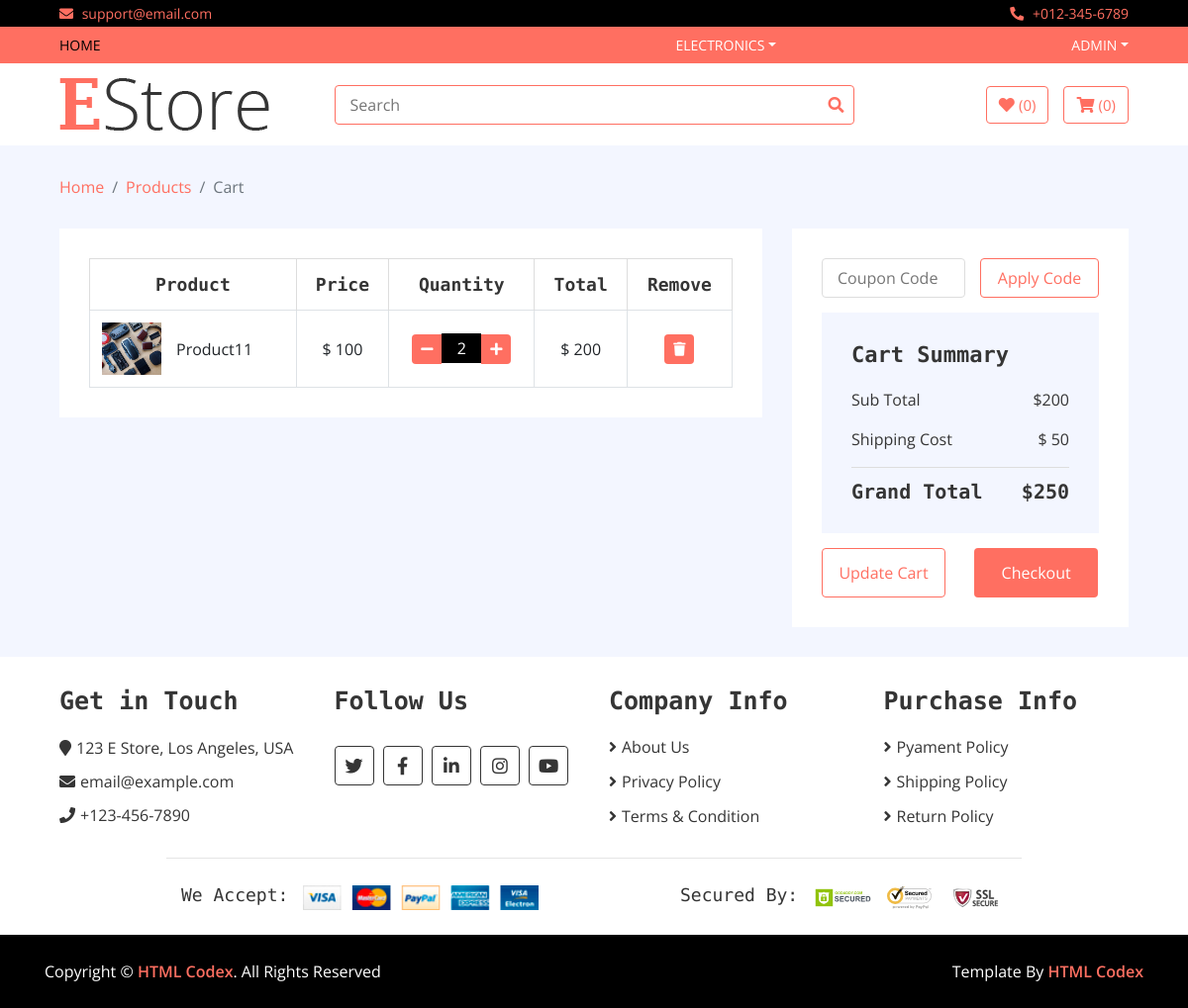
Before: /my_cart (signed in) with the older database file.
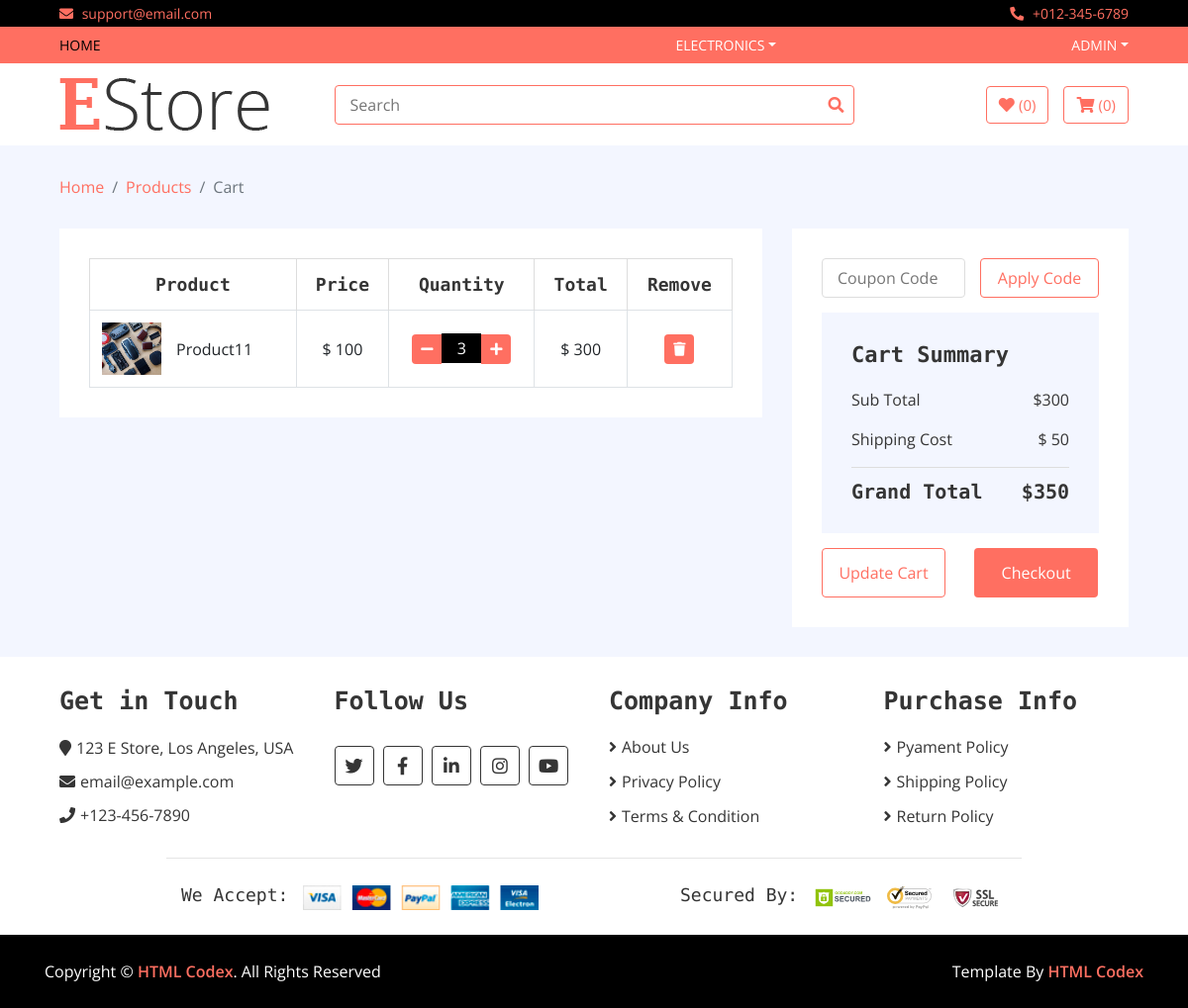
After: the same page with the newer database file.
### home/models.py (models this page shows, shortened)
class Category(models.Model):
    name = models.CharField(max_length=100)
    logo = models.CharField(max_length=100)
    slug = models.TextField(unique=True)

class Cart(models.Model):
    username = models.CharField(max_length=200)
    slug = models.TextField()
    quantity = models.IntegerField(default = 1)
    total = models.IntegerField()
    checkout = models.BooleanField(default = False)
    items = models.ForeignKey(Product,on_delete=models.CASCADE)

class Product(models.Model):
    name = models.CharField(max_length=200)
    price = models.IntegerField()
    discounted_price = models.IntegerField(default = 0)
    image = models.ImageField(upload_to='media')
    category = models.ForeignKey(Category,on_delete=models.CASCADE)
    subcategory = models.ForeignKey(SubCategory, on_delete=models.CASCADE)
    brand = models.ForeignKey(Brand,on_delete=models.CASCADE)
    description = models.TextField(blank=True)
    specification = RichTextField()
    slug = models.TextField(unique=True)
    stock = models.CharField(max_length=100,choices=STOCK)
    label = models.CharField(max_length=100,choices=LABELS,blank = True)

### home/views.py (the view)
# urls.py: path("my_cart",  CartView.as_view(), name='my_cart'),
class CartView(BaseView):
    def get(self,request):
        grand_total = 0
        username = request.user.username
        self.views['my_carts'] = Cart.objects.filter(username = username,checkout = False)
        for i in self.views['my_carts']:
            grand_total = grand_total + i.total
        self.views['all_total'] = grand_total
        self.views['shipping'] = 50
        self.views['grand_total'] = grand_total + 50
        return render(request,'cart.html',self.views)

### templates/cart.html
{% extends 'base.html' %}
{% load static %}
{% block content %}
        <div class="breadcrumb-wrap">
            <div class="container-fluid">
                <ul class="breadcrumb">
                    <li class="breadcrumb-item"><a href="#">Home</a></li>
                    <li class="breadcrumb-item"><a href="#">Products</a></li>
                    <li class="breadcrumb-item active">Cart</li>
                </ul>
            </div>
        </div>
        <div class="cart-page">
            <div class="container-fluid">
                <div class="row">
                    <div class="col-lg-8">
                        <div class="cart-page-inner">
                            <div class="table-responsive">
                                <table class="table table-bordered">
                                    <thead class="thead-dark">
                                        <tr>
                                            <th>Product</th>
                                            <th>Price</th>
                                            <th>Quantity</th>
                                            <th>Total</th>
                                            <th>Remove</th>
                                        </tr>
                                    </thead>
                                    <tbody class="align-middle">
                                    {% for cart in my_carts %}
                                        <tr>
                                            <td>
                                                <div class="img">
                                                    <a href="#"><img src="{{cart.items.image.url}}" alt="Image"></a>
                                                    <p>{{cart.items.name}}</p>
                                                </div>
                                            </td>
                                            {% if cart.items.discounted_price > 0 %}
                                            <td>$ {{cart.items.discounted_price}}</td>
                                            {% else %}
                                            <td>$ {{cart.items.price}}</td>
                                            {% endif %}
                                            <td>
                                                <div class="qty">
                                                    <a href = "/reduce_cart/{{cart.slug}}"><button class="btn-minus"><i class="fa fa-minus"></i></button></a>
                                                    <input type="text" value="{{cart.quantity}}">
                                                    <a href = "/cart/{{cart.slug}}"><button class="btn-plus"><i class="fa fa-plus"></i></button></a>
                                                </div>
                                            </td>
                                            <td>$ {{cart.total}}</td>
                                            <td><a href = "/delete_cart/{{cart.slug}}"><button><i class="fa fa-trash"></i></button></a></td>
                                        </tr>
                                    {% endfor %}
                                    </tbody>
                                </table>
                            </div>
                        </div>
                    </div>
                    <div class="col-lg-4">
                        <div class="cart-page-inner">
                            <div class="row">
                                <div class="col-md-12">
                                    <div class="coupon">
                                        <input type="text" placeholder="Coupon Code">
                                        <button>Apply Code</button>
                                    </div>
                                </div>
                                <div class="col-md-12">
                                    <div class="cart-summary">
                                        <div class="cart-content">
                                            <h1>Cart Summary</h1>
                                            <p>Sub Total<span>${{all_total}}</span></p>
                                            <p>Shipping Cost<span>$ {{shipping}}</span></p>
                                            <h2>Grand Total<span>${{grand_total}}</span></h2>
                                        </div>
                                        <div class="cart-btn">
                                            <button>Update Cart</button>
                                            <button>Checkout</button>
                                        </div>
                                    </div>
                                </div>
                            </div>
                        </div>
                    </div>
                </div>
            </div>
        </div>
{% endblock %}

### templates/base.html (shortened to what this page needs)
<!DOCTYPE html>
{% load static %}
<html lang="en">
    <head>
        <link href="https://stackpath.bootstrapcdn.com/bootstrap/4.4.1/css/bootstrap.min.css" rel="stylesheet">
        <link href="https://cdnjs.cloudflare.com/ajax/libs/font-awesome/5.10.0/css/all.min.css" rel="stylesheet">
        <link href="{% static 'lib/slick/slick.css' %}" rel="stylesheet">
        <link href="{% static 'lib/slick/slick-theme.css' %}" rel="stylesheet">
        <link href="{% static 'css/style.css' %}" rel="stylesheet">
    </head>
    <body>
        <div class="top-bar">
            <div class="container-fluid">
                <div class="row">
                    <div class="col-sm-6">
                        <i class="fa fa-envelope"></i>
                        support@email.com
                    </div>
                    <div class="col-sm-6">
                        <i class="fa fa-phone-alt"></i>
                        +012-345-6789
                    </div>
                </div>
            </div>
        </div>
        <div class="nav">
            <div class="container-fluid">
                <nav class="navbar navbar-expand-md bg-dark navbar-dark">
                    <div class="collapse navbar-collapse justify-content-between" id="navbarCollapse">
                        <div class="navbar-nav mr-auto">
                            <a href="/" class="nav-item nav-link active">Home</a>
                        </div>
                        {% for cat in categories %}
                         <div class="navbar-nav ml-auto">
                            <div class="nav-item dropdown">
                                <a href="#" class="nav-link dropdown-toggle" data-toggle="dropdown">{{cat.name}}</a>
                            </div>
                        </div>
                        {% endfor %}
                        <div class="navbar-nav ml-auto">
                            <div class="nav-item dropdown">
                                {% if user.is_authenticated %}
                                <a href="#" class="nav-link dropdown-toggle" data-toggle="dropdown">{{user.username}}</a>
                                {% else %}
                                <a href="#" class="nav-link dropdown-toggle" data-toggle="dropdown">User Account</a>
                                <div class="dropdown-menu">
                                    <a href="/accounts/login" class="dropdown-item">Login</a>
                                    <a href="/signup" class="dropdown-item">Register</a>
                                </div>
                                {% endif %}
                            </div>
                        </div>
                    </div>
                </nav>
            </div>
        </div>
        <div class="bottom-bar">
            <div class="container-fluid">
                <div class="row align-items-center">
                    <div class="col-md-3">
                        <div class="logo">
                            <a href="/">
                                <img src="{% static 'img/logo.png' %}" alt="Logo">
                            </a>
                        </div>
                    </div>
                    <div class="col-md-6">
                        <form method = "GET" action="search">
                        <div class="search">
                            <input type="text" name = "query" placeholder="Search">
                            <button type = "submit"><i class="fa fa-search"></i></button>
                        </div>
                        </form>
                    </div>
                    <div class="col-md-3">
                        <div class="user">
                            <a href="wishlist.html" class="btn wishlist">
                                <i class="fa fa-heart"></i>
                                <span>(0)</span>
                            </a>
                            <a href="/my_cart" class="btn cart">
                                <i class="fa fa-shopping-cart"></i>
                                <span>(0)</span>
                            </a>
                        </div>
                    </div>
                </div>
            </div>
        </div>
{% block content %}
{% endblock %}
        <div class="footer">
            <div class="container-fluid">
                <div class="row">
                    <div class="col-lg-3 col-md-6">
                        <div class="footer-widget">
                            <h2>Get in Touch</h2>
                            <div class="contact-info">
                                <p><i class="fa fa-map-marker"></i>123 E Store, Los Angeles, USA</p>
                                <p><i class="fa fa-envelope"></i>email@example.com</p>
                                <p><i class="fa fa-phone"></i>+123-456-7890</p>
                            </div>
                        </div>
                    </div>
                    <div class="col-lg-3 col-md-6">
                        <div class="footer-widget">
                            <h2>Follow Us</h2>
                            <div class="contact-info">
                                <div class="social">
                                    <a href=""><i class="fab fa-twitter"></i></a>
                                    <a href=""><i class="fab fa-facebook-f"></i></a>
                                    <a href=""><i class="fab fa-linkedin-in"></i></a>
                                    <a href=""><i class="fab fa-instagram"></i></a>
                                    <a href=""><i class="fab fa-youtube"></i></a>
                                </div>
                            </div>
                        </div>
                    </div>
                    <div class="col-lg-3 col-md-6">
                        <div class="footer-widget">
                            <h2>Company Info</h2>
                            <ul>
                                <li><a href="#">About Us</a></li>
                                <li><a href="#">Privacy Policy</a></li>
                                <li><a href="#">Terms & Condition</a></li>
                            </ul>
                        </div>
                    </div>
                    <div class="col-lg-3 col-md-6">
                        <div class="footer-widget">
                            <h2>Purchase Info</h2>
                            <ul>
                                <li><a href="#">Pyament Policy</a></li>
                                <li><a href="#">Shipping Policy</a></li>
                                <li><a href="#">Return Policy</a></li>
                            </ul>
                        </div>
                    </div>
                </div>
                <div class="row payment align-items-center">
                    <div class="col-md-6">
                        <div class="payment-method">
                            <h2>We Accept:</h2>
                            <img src="img/payment-method.png" alt="Payment Method" />
                        </div>
                    </div>
                    <div class="col-md-6">
                        <div class="payment-security">
                            <h2>Secured By:</h2>
                            <img src="img/godaddy.svg" alt="Payment Security" />
                            <img src="img/norton.svg" alt="Payment Security" />
                            <img src="img/ssl.svg" alt="Payment Security" />
                        </div>
                    </div>
                </div>
            </div>
        </div>
        <div class="footer-bottom">
            <div class="container">
                <div class="row">
                    <div class="col-md-6 copyright">
                        <p>Copyright &copy; <a href="https://htmlcodex.com">HTML Codex</a>. All Rights Reserved</p>
                    </div>
                    <div class="col-md-6 template-by">
                        <p>Template By <a href="https://htmlcodex.com">HTML Codex</a></p>
                    </div>
                </div>
            </div>
        </div>
    </body>
</html>

Changed rows visible on the page:
changed Cart "Product11": quantity "2" → "3"; total "200" → "300"
Other visible differences:
{{ all_total }}: "200" → "300"
{{ grand_total }}: "250" → "350"
